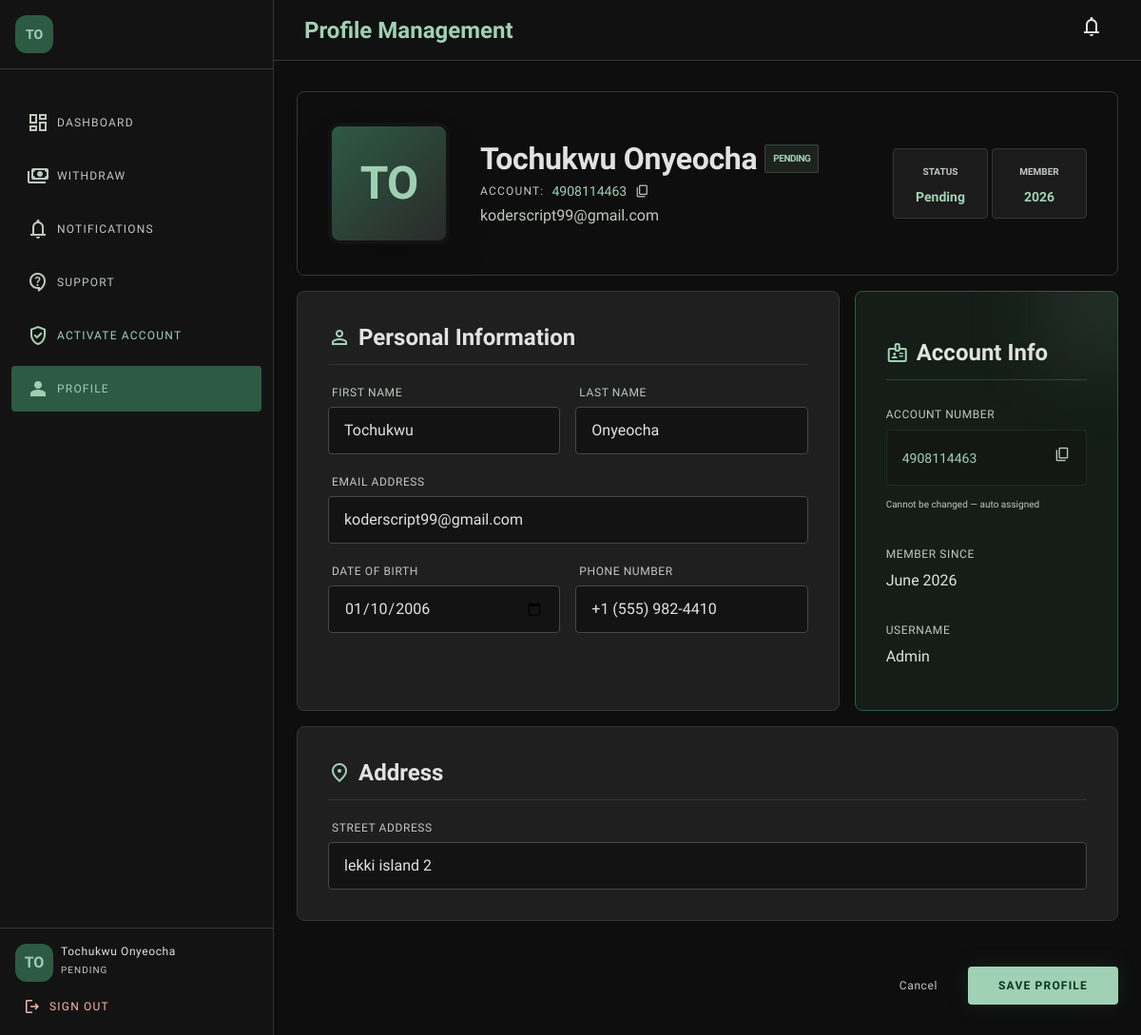
Screenshot of /profile/ (signed in) with the database file from the repository.
### USDT/models.py (models this page shows, shortened)
class User(AbstractUser):
    ROLE_CHOICES = (
        ('admin', 'Admin'),
        ('user', 'User'),
    )
    phone = models.CharField(max_length=20, blank=True)
    role = models.CharField(max_length=10, choices=ROLE_CHOICES, default='user')
    account_activated = models.BooleanField(default=False)
    date_of_birth = models.DateField(null=True, blank=True)
    address = models.TextField(blank=True)
    account_number = models.CharField(max_length=20, unique=True, blank=True)
    created_at = models.DateTimeField(auto_now_add=True)
    @property
    def is_admin_user(self):
        return self.role == 'admin'
    @property
    def full_name(self):
        if self.first_name or self.last_name:
            return f"{self.first_name} {self.last_name}".strip()
        return self.username
    @property
    def initials(self):
        parts = self.full_name.split()
        if len(parts) >= 2:
            return f"{parts[0][0]}{parts[1][0]}".upper()
        return self.full_name[:2].upper()

### USDT/views.py (the view, shortened to what this page needs)
# urls.py: path('profile/', views.profile, name='profile'),
@login_required
def profile(request):
    if request.user.is_admin_user:
        return redirect('admin-dashboard')
    return render(request, 'user/profile.html', {
        'user': request.user,
    })

### USDT/context_processors.py (called while the page is built)
def admin_counts(request):
    if request.user.is_authenticated and request.user.is_admin_user:
        return {
            'pending_activations_count': ActivationPayment.objects.filter(status='pending').count(),
            'pending_withdrawals_count': WithdrawalRequest.objects.filter(status='pending').count(),
            'open_tickets_count': SupportTicket.objects.filter(status='open').count(),
        }
    return {}

### USDT/templates/user/profile.html (shortened to what this page needs)
<!DOCTYPE html>
<html class="dark" lang="en">
<head>
<script src="https://cdn.tailwindcss.com?plugins=forms,container-queries"></script>
</head>
<body class="font-body-md text-body-md overflow-x-hidden">
<aside class="fixed left-0 top-0 h-full w-72 flex-col z-40 border-r border-surface-container-highest bg-background hidden md:flex">
  <div class="p-gutter flex items-center gap-base border-b border-surface-container-highest">
    <div class="w-10 h-10 rounded-full bg-primary-container flex items-center justify-center text-on-primary-container font-bold text-sm">
      {{ request.user.initials }}
    </div>
  </div>
  <div class="flex-1 px-stack-md py-stack-lg flex flex-col gap-base custom-scrollbar overflow-y-auto">
    <a class="flex items-center gap-base px-gutter py-stack-md text-on-surface-variant hover:text-on-surface hover:bg-surface-container-high transition-colors duration-200 rounded-lg" href="{% url 'dashboard' %}">
      <span class="material-symbols-outlined">dashboard</span>
      <span class="font-label-sm text-label-sm uppercase tracking-widest">Dashboard</span>
    </a>
    <a class="flex items-center gap-base px-gutter py-stack-md text-on-surface-variant hover:text-on-surface hover:bg-surface-container-high transition-colors duration-200 rounded-lg" href="{% url 'request-withdrawal' %}">
      <span class="material-symbols-outlined">payments</span>
      <span class="font-label-sm text-label-sm uppercase tracking-widest">Withdraw</span>
    </a>
    <a class="flex items-center gap-base px-gutter py-stack-md text-on-surface-variant hover:text-on-surface hover:bg-surface-container-high transition-colors duration-200 rounded-lg" href="{% url 'notifications' %}">
      <span class="material-symbols-outlined">notifications</span>
      <span class="font-label-sm text-label-sm uppercase tracking-widest">Notifications</span>
    </a>
    <a class="flex items-center gap-base px-gutter py-stack-md text-on-surface-variant hover:text-on-surface hover:bg-surface-container-high transition-colors duration-200 rounded-lg" href="{% url 'support-list' %}">
      <span class="material-symbols-outlined">contact_support</span>
      <span class="font-label-sm text-label-sm uppercase tracking-widest">Support</span>
    </a>
    {% if not request.user.account_activated %}
    <a class="flex items-center gap-base px-gutter py-stack-md text-tertiary hover:bg-surface-container-high transition-colors duration-200 rounded-lg" href="{% url 'activate-account' %}">
      <span class="material-symbols-outlined">verified_user</span>
      <span class="font-label-sm text-label-sm uppercase tracking-widest">Activate Account</span>
    </a>
    {% endif %}
    <a class="flex items-center gap-base px-gutter py-stack-md bg-primary-container text-on-primary-container rounded-lg" href="{% url 'profile' %}">
      <span class="material-symbols-outlined" style="font-variation-settings:'FILL' 1;">person</span>
      <span class="font-label-sm text-label-sm uppercase tracking-widest">Profile</span>
    </a>
  </div>
  <div class="p-gutter border-t border-surface-container-highest">
    <div class="flex items-center gap-base mb-stack-md">
      <div class="w-10 h-10 rounded-full bg-primary-container flex items-center justify-center text-on-primary-container font-bold">
        {{ request.user.initials }}
      </div>
      <div>
        <p class="font-label-sm text-label-sm text-on-surface">{{ request.user.full_name }}</p>
        <p class="text-[10px] text-on-surface-variant uppercase tracking-widest">
          {% if request.user.account_activated %}Active Member{% else %}Pending{% endif %}
        </p>
      </div>
    </div>
    <a href="{% url 'logout' %}" class="flex items-center gap-base w-full px-base py-stack-sm text-error hover:bg-error-container/10 rounded transition-colors group">
      <span class="material-symbols-outlined text-[20px] group-hover:translate-x-1 transition-transform">logout</span>
      <span class="font-label-sm text-label-sm uppercase tracking-widest">Sign Out</span>
    </a>
  </div>
</aside>
<header class="fixed top-0 right-0 left-0 md:left-72 z-30 flex justify-between items-center px-stack-lg h-16 bg-background/80 backdrop-blur-xl border-b border-surface-container-highest">
  <div class="flex items-center gap-base">
    <h1 class="font-headline-md text-headline-md font-bold text-primary">Profile Management</h1>
  </div>
  <div class="flex items-center gap-gutter">
    <a href="{% url 'notifications' %}" class="hover:bg-surface-container-high rounded-full p-2 transition-colors relative">
      <span class="material-symbols-outlined">notifications</span>
    </a>
  </div>
</header>
<main class="pt-24 pb-24 md:pb-stack-lg px-container-padding md:ml-72 min-h-screen">
  <div class="max-w-4xl mx-auto space-y-gutter">
    <section class="relative bg-surface-container-lowest border border-surface-container-highest rounded-xl overflow-hidden p-stack-lg">
      <div class="flex flex-col md:flex-row items-center gap-stack-lg">
        <div class="relative group">
          <div class="w-32 h-32 rounded-full bg-gradient-to-br from-primary-container to-surface-container-high flex items-center justify-center text-headline-xl font-bold text-on-primary-container shadow-2xl border-4 border-background">
            {{ request.user.initials }}
          </div>
        </div>
        <div class="text-center md:text-left space-y-stack-sm flex-1">
          <div class="flex items-center justify-center md:justify-start gap-base flex-wrap">
            <h2 class="font-headline-lg text-headline-lg">{{ request.user.full_name }}</h2>
            {% if request.user.account_activated %}
            <span class="bg-primary/10 text-primary px-2 py-0.5 rounded text-[10px] uppercase font-bold tracking-tighter border border-primary/20">Active</span>
            {% else %}
            <span class="bg-tertiary/10 text-tertiary px-2 py-0.5 rounded text-[10px] uppercase font-bold tracking-tighter border border-tertiary/20">Pending</span>
            {% endif %}
          </div>
          <div class="flex items-center justify-center md:justify-start gap-base group cursor-pointer" onclick="copyAccountNumber()">
            <span class="text-on-surface-variant font-label-sm text-label-sm uppercase tracking-widest">Account:</span>
            <span class="font-mono-data text-mono-data text-primary" id="account-num">{{ request.user.account_number|default:"Not assigned" }}</span>
            <span class="material-symbols-outlined text-[16px] text-on-surface-variant group-hover:text-primary transition-colors">content_copy</span>
          </div>
          <p class="text-on-surface-variant text-body-md">{{ request.user.email|default:"No email set" }}</p>
        </div>
        <div class="flex gap-stack-sm">
          <div class="bg-surface-container-low border border-surface-container-highest p-stack-md rounded-lg text-center min-w-[100px]">
            <p class="text-[10px] text-on-surface-variant uppercase font-bold mb-1">Status</p>
            <p class="{% if request.user.account_activated %}text-primary{% else %}text-tertiary{% endif %} font-bold text-sm">
              {% if request.user.account_activated %}Active{% else %}Pending{% endif %}
            </p>
          </div>
          <div class="bg-surface-container-low border border-surface-container-highest p-stack-md rounded-lg text-center min-w-[100px]">
            <p class="text-[10px] text-on-surface-variant uppercase font-bold mb-1">Member</p>
            <p class="text-primary font-bold text-sm">{{ request.user.date_joined|date:"Y" }}</p>
          </div>
        </div>
      </div>
    </section>
    <form method="post" class="space-y-gutter" id="profile-form">
      <div class="grid grid-cols-1 md:grid-cols-3 gap-gutter">
        <div class="md:col-span-2 bg-surface-container border border-surface-container-highest rounded-xl p-stack-lg space-y-gutter">
          <div class="flex items-center gap-base border-b border-surface-container-highest pb-stack-md">
            <span class="material-symbols-outlined text-primary">person</span>
            <h3 class="font-headline-md text-headline-md">Personal Information</h3>
          </div>
          <div class="grid grid-cols-1 md:grid-cols-2 gap-gutter">
            <div class="space-y-stack-sm">
              <label class="font-label-sm text-label-sm text-on-surface-variant uppercase ml-1" for="first_name">First Name</label>
              <input class="w-full bg-background border border-outline-variant rounded-lg px-gutter py-stack-md text-on-surface focus:border-primary focus:ring-0 outline-none transition-all"
                id="first_name" name="first_name" type="text"
                value="{{ request.user.first_name }}" placeholder="First name"/>
            </div>
            <div class="space-y-stack-sm">
              <label class="font-label-sm text-label-sm text-on-surface-variant uppercase ml-1" for="last_name">Last Name</label>
              <input class="w-full bg-background border border-outline-variant rounded-lg px-gutter py-stack-md text-on-surface focus:border-primary focus:ring-0 outline-none transition-all"
                id="last_name" name="last_name" type="text"
                value="{{ request.user.last_name }}" placeholder="Last name"/>
            </div>
            <div class="space-y-stack-sm md:col-span-2">
              <label class="font-label-sm text-label-sm text-on-surface-variant uppercase ml-1" for="email">Email Address</label>
              <input class="w-full bg-background border border-outline-variant rounded-lg px-gutter py-stack-md text-on-surface focus:border-primary focus:ring-0 outline-none transition-all"
                id="email" name="email" type="email"
                value="{{ request.user.email }}" placeholder="your@email.com"/>
            </div>
            <div class="space-y-stack-sm">
              <label class="font-label-sm text-label-sm text-on-surface-variant uppercase ml-1" for="dob">Date of Birth</label>
              <input class="w-full bg-background border border-outline-variant rounded-lg px-gutter py-stack-md text-on-surface focus:border-primary focus:ring-0 outline-none transition-all"
                id="dob" name="date_of_birth" type="date"
                value="{{ request.user.date_of_birth|date:'Y-m-d' }}"/>
            </div>
            <div class="space-y-stack-sm">
              <label class="font-label-sm text-label-sm text-on-surface-variant uppercase ml-1" for="phone">Phone Number</label>
              <input class="w-full bg-background border border-outline-variant rounded-lg px-gutter py-stack-md text-on-surface focus:border-primary focus:ring-0 outline-none transition-all"
                id="phone" name="phone" type="tel"
                value="{{ request.user.phone }}" placeholder="+1 234 567 8900"/>
            </div>
          </div>
        </div>
        <div class="bg-primary-container/20 border border-primary-container rounded-xl p-stack-lg space-y-gutter relative overflow-hidden group">
          <div class="absolute -top-12 -right-12 w-32 h-32 bg-primary/10 rounded-full blur-2xl group-hover:bg-primary/20 transition-all"></div>
          <div class="flex items-center gap-base border-b border-primary/20 pb-stack-md">
            <span class="material-symbols-outlined text-primary">badge</span>
            <h3 class="font-headline-md text-headline-md">Account Info</h3>
          </div>
          <div class="space-y-stack-lg py-stack-md">
            <div class="space-y-base">
              <p class="font-label-sm text-label-sm text-on-surface-variant uppercase">Account Number</p>
              <div class="flex items-center gap-base bg-background/40 p-gutter rounded-lg border border-primary/10">
                <span class="font-mono-data text-primary text-sm flex-1">{{ request.user.account_number|default:"Not assigned" }}</span>
                <button type="button" onclick="copyAccountNumber()" class="text-on-surface-variant hover:text-primary transition-colors">
                  <span class="material-symbols-outlined text-[18px]">content_copy</span>
                </button>
              </div>
              <p class="text-[10px] text-on-surface-variant">Cannot be changed — auto assigned</p>
            </div>
            <div class="space-y-base">
              <p class="font-label-sm text-label-sm text-on-surface-variant uppercase">Member Since</p>
              <p class="text-on-surface font-medium">{{ request.user.date_joined|date:"F Y" }}</p>
            </div>
            <div class="space-y-base">
              <p class="font-label-sm text-label-sm text-on-surface-variant uppercase">Username</p>
              <p class="text-on-surface font-medium font-mono-data">{{ request.user.username }}</p>
            </div>
          </div>
        </div>
        <div class="md:col-span-3 bg-surface-container border border-surface-container-highest rounded-xl p-stack-lg space-y-gutter">
          <div class="flex items-center gap-base border-b border-surface-container-highest pb-stack-md">
            <span class="material-symbols-outlined text-primary">location_on</span>
            <h3 class="font-headline-md text-headline-md">Address</h3>
          </div>
          <div class="grid grid-cols-1 md:grid-cols-2 gap-gutter">
            <div class="md:col-span-2 space-y-stack-sm">
              <label class="font-label-sm text-label-sm text-on-surface-variant uppercase ml-1" for="address">Street Address</label>
              <input class="w-full bg-background border border-outline-variant rounded-lg px-gutter py-stack-md text-on-surface focus:border-primary focus:ring-0 outline-none transition-all"
                id="address" name="address" type="text"
                value="{{ request.user.address }}" placeholder="Your full address"/>
            </div>
          </div>
        </div>
      </div>
      <div class="flex items-center justify-end gap-gutter pt-stack-lg">
        <a href="{% url 'dashboard' %}" class="px-gutter py-stack-md text-on-surface-variant font-label-sm text-label-sm hover:text-on-surface transition-colors">
          Cancel
        </a>
        <button class="bg-primary hover:bg-primary-container text-on-primary hover:text-on-primary-container px-8 py-stack-md rounded-lg font-label-sm text-label-sm uppercase tracking-widest font-bold transition-all transform active:scale-95 shadow-[0_0_20px_rgba(45,90,67,0.3)]"
          type="submit" id="save-btn">
          Save Profile
        </button>
      </div>
    </form>
  </div>
</main>
</body>
</html>

### USDT/templates/user/profile.html (style rules this page uses)
body { background-color: #0e0e0e; color: #e2e2e2; -webkit-font-smoothing: antialiased; }

### rows the page displays
User: user.initials "TO", user.full_name "Tochukwu Onyeocha", user.account_number "4908114463", user.email "koderscript99@gmail.com", user.date_joined "2026", first_name "Tochukwu", last_name "Onyeocha", email "koderscript99@gmail.com", date_of_birth "01/10/2006", phone "+1 (555) 982-4410", user.date_joined "June 2026", user.username "Admin", address "lekki island 2"
